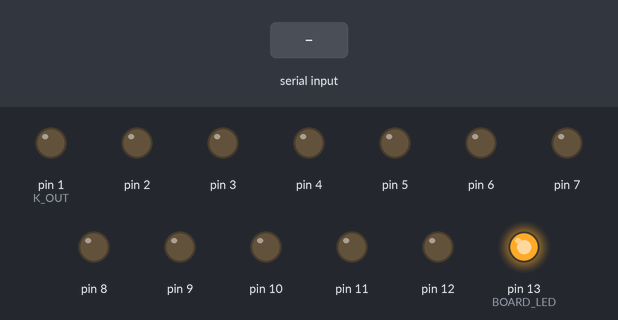
Simulated run of this sketch. Board: Arduino Uno, built with avr-gcc and run on an emulated ATmega328P. Shown: output pins drawn as LEDs (lit = HIGH). Inputs (shaded band) come from the test bench. Pins used as bus, display or sensor lines are not drawn; what the sketch prints to the serial monitor is not drawn.

Above: at 0.1 s.
At 1.7 s:
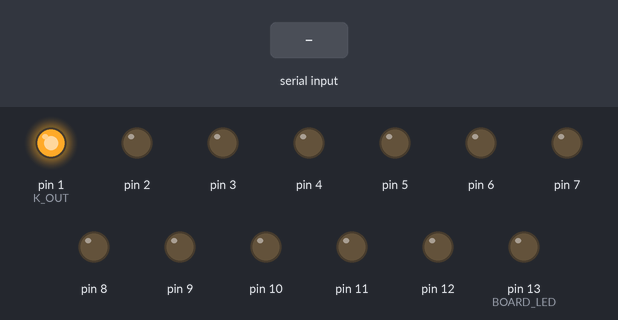
1.8 s: "1" received over Serial
At 6.94 s:
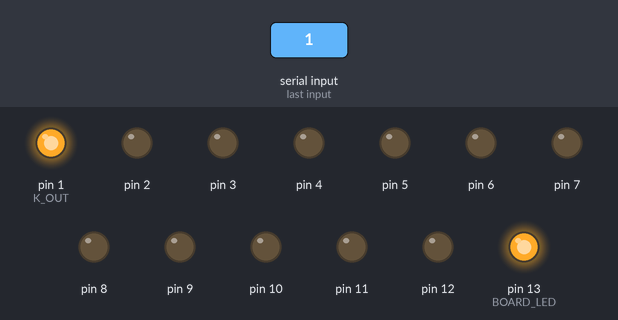
Timing chart, 0 to 9.3 s (numbered marks = the images above; inputs shaded):
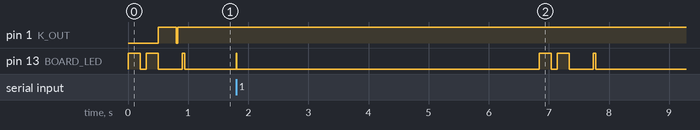

The sketch:

kawa-gear-indicator.ino
```cpp
/*
* Kawasaki gear indicator. Based on the work of Tom Mitchell (https://bitbucket.org/tomnz/kawaduino)
* and great minds on ECU hacking forum. Thanks alot! :)  http://ecuhacking.activeboard.com/t56234221/kds-protocol/
*
* Confirmed to work on KLE Versys 650, 2008 model.
*/


#define K_OUT 1                    // K Output Line
#define K_IN  0                    // K Input Line

#define BOARD_LED       13
#define REFRESH_MICROS  30000
#define MAXSENDTIME     2000       // 2 second timeout on KDS comms


const uint8_t ISORequestByteDelay = 10;
const uint8_t ISORequestDelay = 40; // Time between requests.

const uint8_t ECUaddr = 0x11;
const uint8_t myAddr = 0xF2;

const uint8_t validRegs[] = { 0x00, 0x01, 0x02, 0x04, 0x05, 0x06, 0x07, 0x08,
  0x09, 0x0A, 0x0B, 0x0C, 0x20, 0x27, 0x28, 0x29, 0x2A, 0x2E, 0x31, 0x32,
  0x33, 0x3C, 0x3D, 0x3E, 0x3F, 0x40, 0x44, 0x54, 0x56, 0x5B, 0x5C, 0x5D,
  0x5E, 0x5F, 0x60, 0x61, 0x62, 0x63, 0x64, 0x65, 0x66, 0x67, 0x68, 0x6E,
  0x6F, 0x80, 0x9B, 0xA0, 0xB4 };

const uint8_t numValidRegs = (uint8_t)(sizeof(validRegs));

const uint8_t n[] = { 0xFC, 0x18, 0x6E, 0x3E, 0x9A, 0xB6, 0xF6, 0x1C, 0xFE, 0xBE };  // 7-seg LED, numbers. wiring from a..g is in sync with PORTD bits starting from LSB

bool ECUconnected = false;

uint8_t gear = 0;

void setup() {

  DDRB  = B00111111;  // two upper bits for xtal
  DDRD  = B11111110;  // two lower bits for rx/tx. Set RX to input

  PORTB = B00000000;
  PORTD = B00000000;
}

void loop() {

  digitalWrite(BOARD_LED, HIGH);
  delay(200);
  digitalWrite(BOARD_LED, LOW);
  delay(100);
  digitalWrite(BOARD_LED, HIGH);
  delay(200);
  digitalWrite(BOARD_LED, LOW);

  uint8_t cmdSize;
  uint8_t cmdBuf[6];
  uint8_t respSize;
  uint8_t respBuf[12];
  uint8_t ect;

  if (!ECUconnected) {
    digitalWrite(BOARD_LED, LOW);
    ECUconnected = initPulse();
  }

  while (ECUconnected) {

    cmdSize = 2;       // each request is a 2 byte packet
    cmdBuf[0] = 0x21;  // register request cmd


      for (uint8_t i = 0; i < 5; i++) {
        respBuf[i] = 0;
      }

      cmdBuf[1] = 0x0B;  // get gear no
      respSize = sendRequest(cmdBuf, respBuf, cmdSize, 12);

       gear = (uint8_t) respBuf[2]; // ? vs 1

      if (respSize == 3) {
        led(gear);
      }
      else if (respSize == 0) {
        ECUconnected = false;
        led(9);  // err
        break;
      }
      else {
        led(8);  // another err
      }

      delayLeds(ISORequestDelay, true);
    }

     digitalWrite(BOARD_LED, LOW);  // diag

  delay(3000);  // auto-reconnect
}


// custom delay routine that updates LEDs while idle
void delayLeds(uint8_t ms, boolean safe) {
  digitalWrite(BOARD_LED, HIGH);   // diag
  delay(ms);
  digitalWrite(BOARD_LED, LOW);    // diag
}


// Init the connection to ECU. This is the ISO 14230-2 "Fast Init" sequence.
bool initPulse() {

  uint8_t rLen;
  uint8_t req[2];
  uint8_t resp[3];

  Serial.end();

  digitalWrite(K_OUT, HIGH);
  delay(300);
  digitalWrite(K_OUT, LOW);
  delay(25);
  digitalWrite(K_OUT, HIGH);
  delay(25);

  Serial.begin(10400); // ISO K-line port speed

  req[0] = 0x81;       // Start Communication is a single byte "0x81" packet.
  rLen = sendRequest(req, resp, 1, 3);

  delay(ISORequestDelay);

  // response should be 3 bytes: 0xC1 0xEA 0x8F
  if ((rLen == 3) && (resp[0] == 0xC1) && (resp[1] == 0xEA) && (resp[2] == 0x8F)) {

    // if success, send the Start Diag frame: 2 bytes: 0x10 0x80

    req[0] = 0x10;
    req[1] = 0x80;

    rLen = sendRequest(req, resp, 2, 3);

    if ((rLen == 2) && (resp[0] == 0x50) && (resp[1] == 0x80)) {
      return true;
    }
  }

  return false; // otherwise, init failed.
}


// Send a request to the ECU and wait for the response. Returns number of bytes of response returned.
uint8_t sendRequest(const uint8_t *request, uint8_t *response, uint8_t reqLen, uint8_t maxLen) {

  uint8_t buf[16], rbuf[16];
  uint8_t bytesToSend;
  uint8_t bytesSent = 0;
  uint8_t bytesToRcv = 0;
  uint8_t bytesRcvd = 0;
  uint8_t rCnt = 0;
  uint8_t c, z;
  bool forMe = false;
  char radioBuf[32];
  uint32_t startTime;

  for (uint8_t i = 0; i < 16; i++) {
    buf[i] = 0;
  }

  for (uint8_t i = 0; i < maxLen; i++) {
    response[i] = 0;  // zero the response buffer up to maxLen
  }

  if (reqLen == 1) {
    buf[0] = 0x81;
  }
  else {
    buf[0] = 0x80;
  }

  buf[1] = ECUaddr;
  buf[2] = myAddr;

  if (reqLen == 1) {
    buf[3] = request[0];
    buf[4] = calcChecksum(buf, 4);
    bytesToSend = 5;
  }
  else {
    buf[3] = reqLen;
    for (z = 0; z < reqLen; z++) {
      buf[4 + z] = request[z];
    }
    buf[4 + z] = calcChecksum(buf, 4 + z);
    bytesToSend = 5 + z;
  }

  for (uint8_t i = 0; i < bytesToSend; i++) {
    bytesSent += Serial.write(buf[i]);    // send the command
    delay(ISORequestByteDelay);
  }

  delayLeds(ISORequestDelay, false); // Wait required time for response.

  startTime = millis();

  while ((bytesRcvd <= maxLen) && ((millis() - startTime) < MAXSENDTIME)) {    // wait and deal with the reply

    if (Serial.available()) {

      c = Serial.read();
      startTime = millis(); // reset the timer on each byte received

      delayLeds(ISORequestByteDelay, true);

      rbuf[rCnt] = c;
      switch (rCnt) {

      case 0:

        if (c == 0x81) { // should be an addr packet either 0x80 or 0x81
          bytesToRcv = 1;
        }
        else if (c == 0x80) {
          bytesToRcv = 0;
        }
        rCnt++;
        break;

      case 1:
        if (c == myAddr) { // should be the target address
          forMe = true;
        }
        rCnt++;
        break;

      case 2:
        if (c == ECUaddr) { // should be the sender address
          forMe = true;
        } else if (c == myAddr) {
          forMe = false; // ignore the packet if it came from us!
        }
        rCnt++;
        break;

      case 3:
        if (bytesToRcv == 1) { // should be the number of bytes, or the response if its a single byte packet.
          bytesRcvd++;
          if (forMe) {
            response[0] = c; // single byte response so store it.
          }
        } else {
          bytesToRcv = c;  // number of bytes of data in the packet.
        }
        rCnt++;
        break;

      default:
        if (bytesToRcv == bytesRcvd) {
          if (forMe) { // Only check the checksum if it was for us - don't care otherwise!

            if (calcChecksum(rbuf, rCnt) == rbuf[rCnt]) { // Checksum OK
              return(bytesRcvd);
            } else {
              return(0);   // Checksum Error.
            }
          }

          // Reset the counters
          rCnt = 0;
          bytesRcvd = 0;

          delayLeds(ISORequestDelay, true);  // ISO 14230 specifies a delay between ECU responses.
        }
        else { // must be data, so put it in the response buffer. rCnt must be >= 4 to be here.

          if (forMe) {
            response[bytesRcvd] = c;
          }

          bytesRcvd++;
          rCnt++;
        }
        break;
      }
    }
  }

  return false;
}

// checksum is the sum of all data bytes modulo 0xFF
uint8_t calcChecksum(uint8_t *data, uint8_t len) {
  uint8_t crc = 0;

  for (uint8_t i = 0; i < len; i++) {
    crc = crc + data[i];
  }
  return crc;
}

// common cathode 7-seg led directly connected to PORTD and PORTB
void led(uint8_t i) {

  if (i >= 0 && i <= 9) {
    uint8_t z = n[i];

    if (bitRead(z, 1)) {
      PORTB = B00000001;
    }
    else {
      PORTB = B00000000;
    }

    z ^= 0x2; // toggle second least bit 0
    PORTD = z;
  }
  else {
    PORTD != 0x2;
  }
}
```
